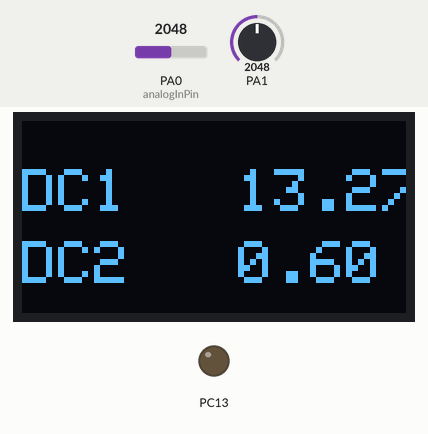
This sketch was run on a simulated STM32 Blue Pill. Parts: 128×64 one-colour display, output pins drawn as LEDs (lit = HIGH). The test bench sets the inputs (shaded band); at power-on: PA0 (analogInPin) = 2048, PA1 = 2048. What the sketch prints to the serial monitor is not drawn.

Above: at 1.2 s.
1.3 s: PA0 (analogInPin) set to 2866
At 1.9 s:
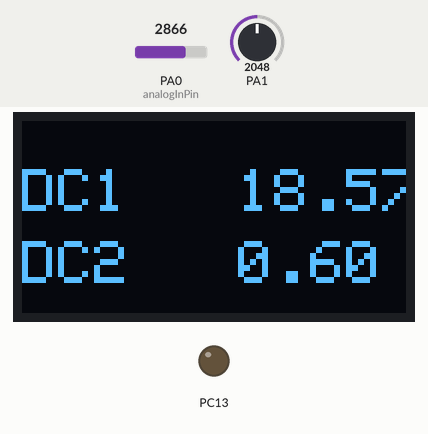
2.8 s: PA1 set to 2866
At 3.3 s:
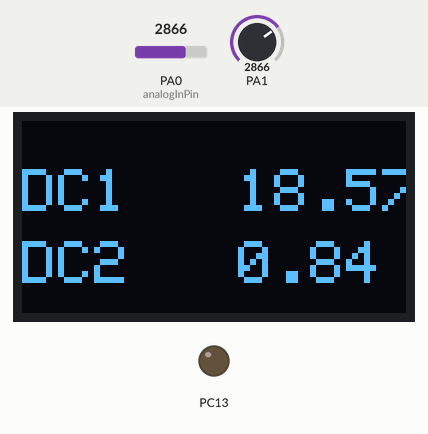
4.3 s: PA0 (analogInPin) set to 3603
At 5.1 s:
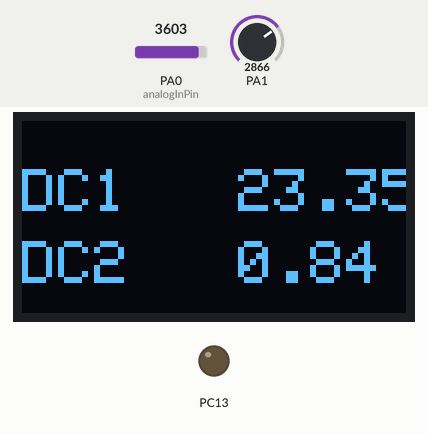
5.8 s: PA1 set to 2047
At 6.5 s:
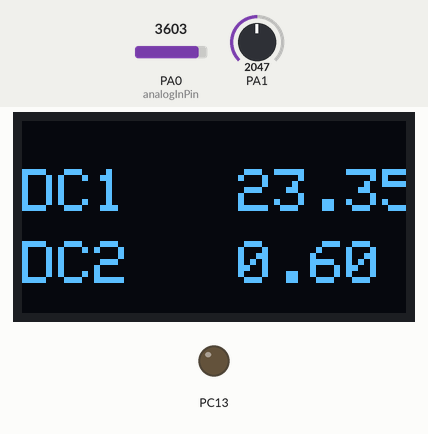
7.3 s: PA1 set to 1228
At 7.9 s:
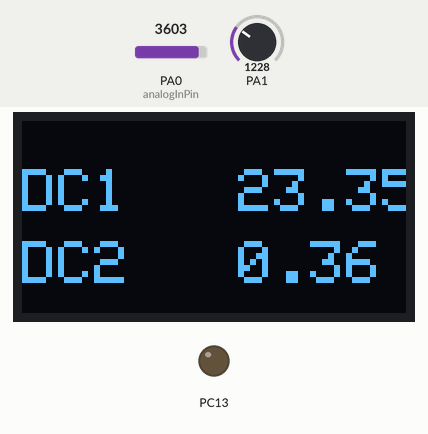
8.8 s: PA0 (analogInPin) set to 0
At 9.2 s:
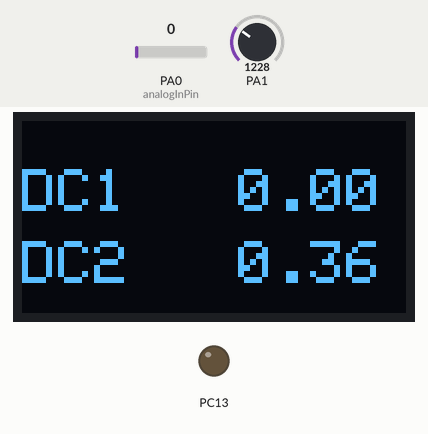
Timing chart, 0 to 11.3 s (numbered marks = the images above; inputs shaded):
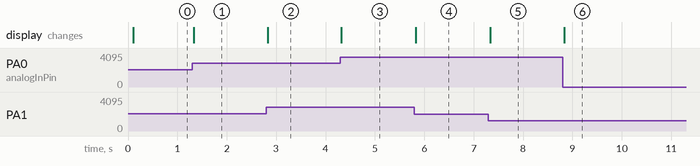

The sketch:

multimeter-working.ino
```cpp
// Simple I2C test for ebay 128x64 oled.

#include <Wire.h>
#include "SSD1306Ascii.h"
#include "SSD1306AsciiWire.h"

// 0X3C+SA0 - 0x3C or 0x3D
#define I2C_ADDRESS 0x3C

#define analogInPin A0

SSD1306AsciiWire oled;
//------------------------------------------------------------------------------
void setup() {
  Serial.begin(115200);
//  SerialBT.begin("DumpsterDiveMM"); //Bluetooth device name
  Serial.print("The device started, now you can pair it with bluetooth!");
  Wire.begin();
  Wire.setClock(400000L);

  pinMode(PC13,OUTPUT);
  digitalWrite(PC13, LOW);

  oled.begin(&Adafruit128x64, I2C_ADDRESS);


  oled.setFont(Adafruit5x7);
    // true or false determines screen orientation
  oled.displayRemap(true);
  oled.clear();
//  oled.set2X();
//  oled.println("Meter");
}
//------------------------------------------------------------------------------
void loop() {


   int sum = 0;
   int sum1 = 0;
   int analogValue = analogRead(analogInPin);
   int analogValue2 = analogRead(A1);
   sum += analogValue;
   sum1 += analogValue2;
   float ave = (float)sum/30.0;
   float vout = (ave*3.29)/ 4096.0 ;
   float va = (vout / (10000.0/110000.0)*11*2);
   float ave2 = (float)sum1/30.0;
   float vout2 = (ave2*3.29)/ 4096.0 ;
   float va2 = (vout2 / (10000.0/110000.0));

   oled.set2X();
   oled.clearField(1, 27, 14);
   oled.setCursor(0, 2);
   oled.print("DC1   ");
   oled.print(va);
   oled.clearToEOL();
 //  oled.println();
 //  oled.println();
 //  oled.clearField(1, 27, 14);
   oled.setCursor(0, 5);
   oled.print("DC2   ");
   oled.print(va2);

 // delay(20);
}
```

Measured:
- after the input at 1.3 s, the display: changes at once (image 1)
- after the input at 2.8 s, the display: changes at once (image 2)
- after the input at 4.3 s, the display: changes at once (image 3)
- after the input at 5.8 s, the display: changes at once (image 4)
- after the input at 7.3 s, the display: changes at once (image 5)
- after the input at 8.8 s, the display: changes at once (image 6)
